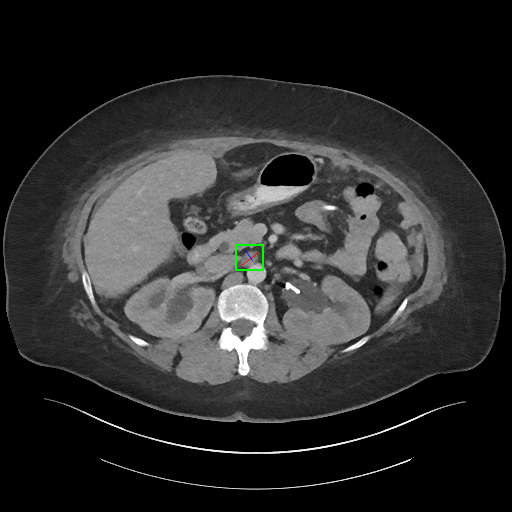
#> input picture data/phantoms/004001_01_01_066.png, 512 x 512 px, found by its file name
$ python profiler.py
#> lines starting #> are read from the running program, lines starting #| are printed output that depends on the picture
### python-scripts/filtbackproj_multicore_full_parallelization.py
import numpy as np
import matplotlib.pyplot as plt
from PIL import Image, ImageChops
from scipy.fftpack import fft, fftshift, ifft
import time

from joblib import Parallel, delayed
# import multiprocessing


# [6 lines left out: function dummyImg, not called in this run]


def padImage(img):
    N0, N1 = img.size
    lenDiag = int(np.ceil(np.sqrt(N0**2 + N1**2)))
    imgPad = Image.new('L', (lenDiag, lenDiag))
    c0, c1 = int(round((lenDiag - N0) / 2)), int(round((lenDiag - N1) / 2))
    imgPad.paste(img, (c0, c1))
    return imgPad, c0, c1


def _single_proj(img_arr, angle_deg):
    # rotate using NumPy/OpenCV-like transformation
    img_rot = Image.fromarray(img_arr).rotate(90 - angle_deg, resample=Image.BICUBIC)
    # print(f"Single projection: {angle_deg} degree")
    return np.sum(np.array(img_rot), axis=0)


def getProj(img, theta, n_jobs=None, show_progress=False):
    """
    Parallel Radon projection.
    """
    numAngles = len(theta)
    img_arr = np.array(img)

    # Parallel processing
    results = Parallel(n_jobs=n_jobs, prefer="threads")(
        delayed(_single_proj)(img_arr, theta[n]) for n in range(numAngles)
    )

    sinogram = np.stack(results, axis=1)
    return sinogram


# [70 lines left out: functions arange2, _filter_single_angle, projFilter, _backproj_single_angle, backproject, not called in this run]


# [42 lines that do not run on import are left out]

### python-scripts/profiler.py
import cProfile
import pstats
import io
from filtbackproj_multicore_full_parallelization import *

import pandas as pd

def profile_to_dataframe(func, *args, **kwargs):
    """Profile function and return results as DataFrame"""
    pr = cProfile.Profile()
    pr.enable()
    result = func(*args, **kwargs)
    pr.disable()

    # Capture stats to string
    s = io.StringIO()
    ps = pstats.Stats(pr, stream=s)
    ps.sort_stats('cumulative')
    ps.print_stats()

    # Parse the output (simplified)
    lines = s.getvalue().split('\n')
    data = []

    # Find the data section
    start_parsing = False
    for line in lines:
        if 'ncalls' in line and 'tottime' in line:
            start_parsing = True
            continue
        if start_parsing and line.strip() and not line.startswith(' '):
            break
        if start_parsing and line.strip():
            parts = line.split()
            if len(parts) >= 6:
                data.append({
                    'ncalls': parts[0],
                    'tottime': float(parts[1]) if parts[1].replace('.','').isdigit() else parts[1],
                    'percall': float(parts[2]) if parts[2].replace('.','').isdigit() else parts[2],
                    'cumtime': float(parts[3]) if parts[3].replace('.','').isdigit() else parts[3],
                    'percall2': float(parts[4]) if parts[4].replace('.','').isdigit() else parts[4],
                    'filename': ' '.join(parts[5:])
                })

    return pd.DataFrame(data), result


if __name__ == '__main__':
    # Number of core
    n_cores = 8

    # Load image
    myImg = '004001_01_01_066'
    myImgPath = Image.open(f'data/phantoms/{myImg}.png').convert('L')
    myImgPad, c0, c1 = padImage(myImgPath)
#> in padImage, `imgPad = Image.new('L', (lenDiag, lenDiag))`: imgPad: PIL image 725x725 L; every value is 0
#> in padImage, `imgPad.paste(img, (c0, c1))`:
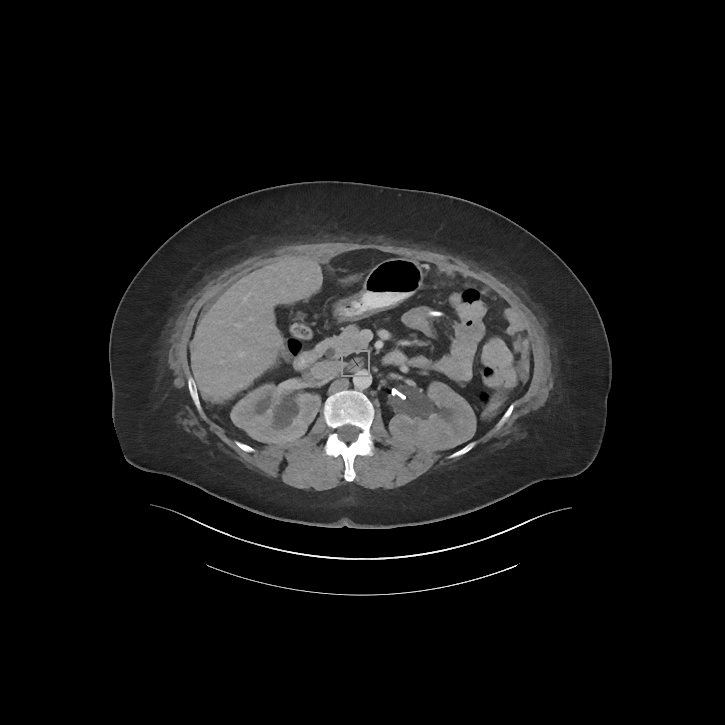
#> imgPad: PIL image 725x725 L; min 0, max 255, mean 21.9
#> c0 = 106; c1 = 106
    theta = np.arange(0, 361, 1)

    # Profile each function
    print("Profiling getProj...")
    getproj_df, mySino = profile_to_dataframe(getProj, myImgPad, theta)
#> in _single_proj (call 36), `img_rot = Image.fromarray(img_arr).rotate(90 - angle_deg, resample=Ima..`:
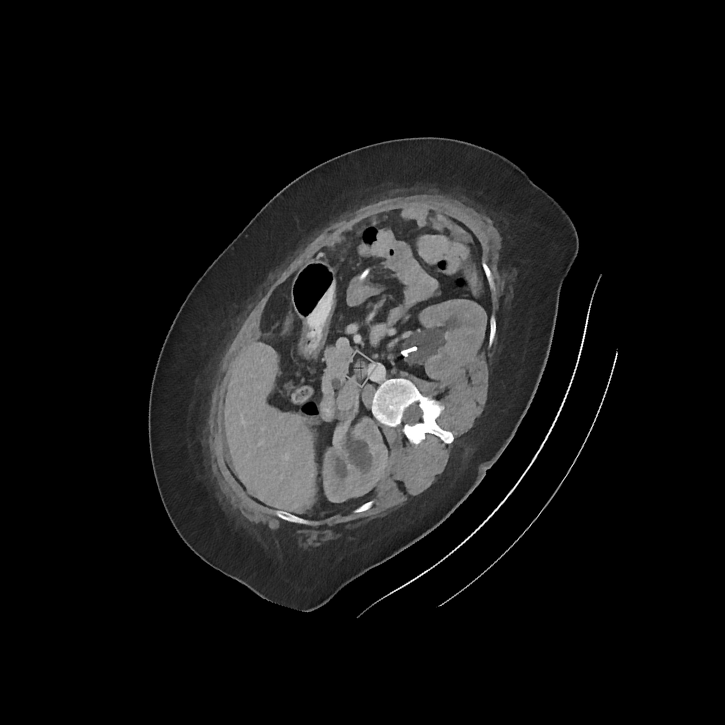
#> img_rot: PIL image 725x725 L; min 0, max 255, mean 21.8
#> in _single_proj (call 37), `img_rot = Image.fromarray(img_arr).rotate(90 - angle_deg, resample=Ima..`:
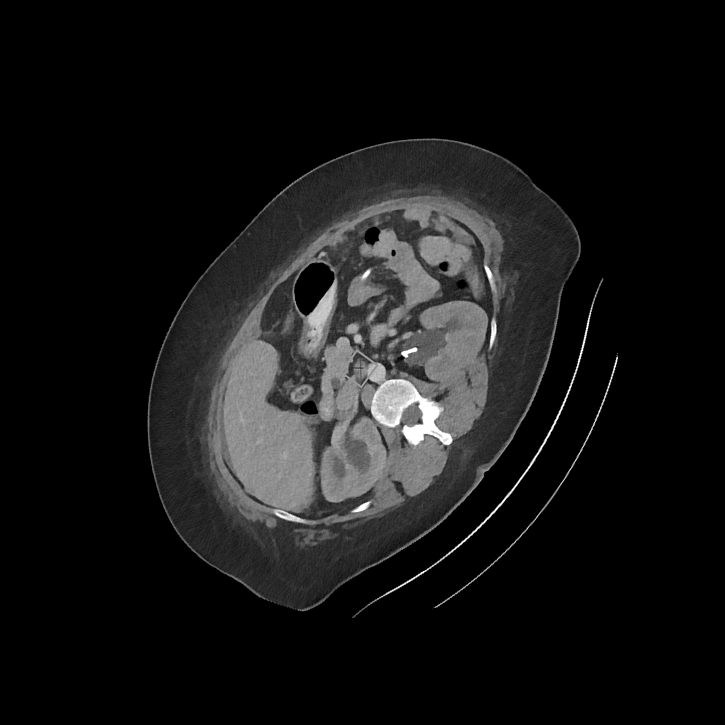
#> img_rot: PIL image 725x725 L; min 0, max 255, mean 21.8
#> in _single_proj (call 38), `img_rot = Image.fromarray(img_arr).rotate(90 - angle_deg, resample=Ima..`:
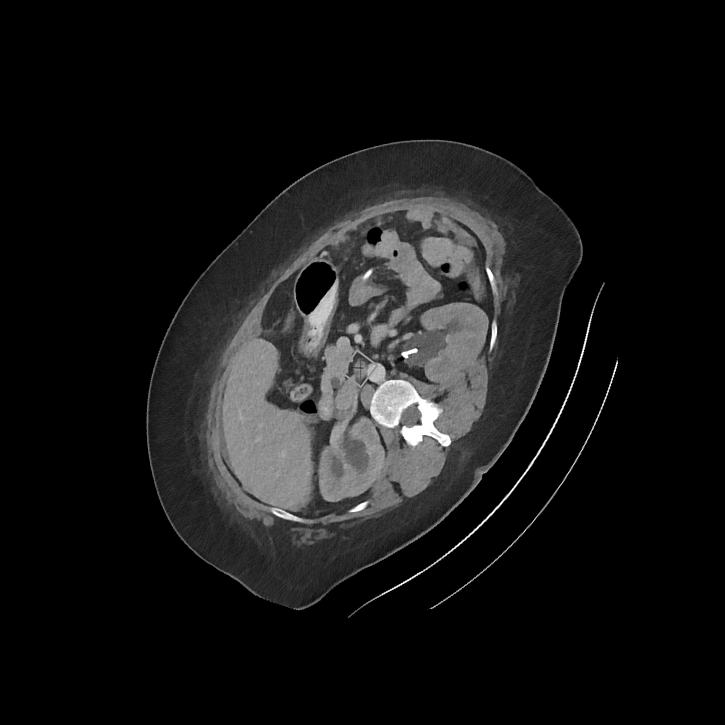
#> img_rot: PIL image 725x725 L; min 0, max 255, mean 21.8
#> in _single_proj (call 39), `img_rot = Image.fromarray(img_arr).rotate(90 - angle_deg, resample=Ima..`:
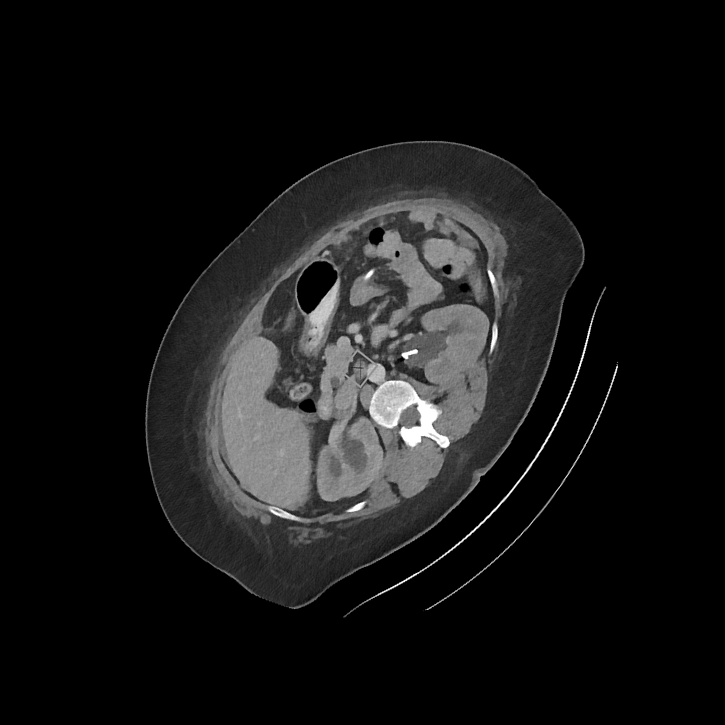
#> img_rot: PIL image 725x725 L; min 0, max 255, mean 21.8
#> in _single_proj (call 40), `img_rot = Image.fromarray(img_arr).rotate(90 - angle_deg, resample=Ima..`:
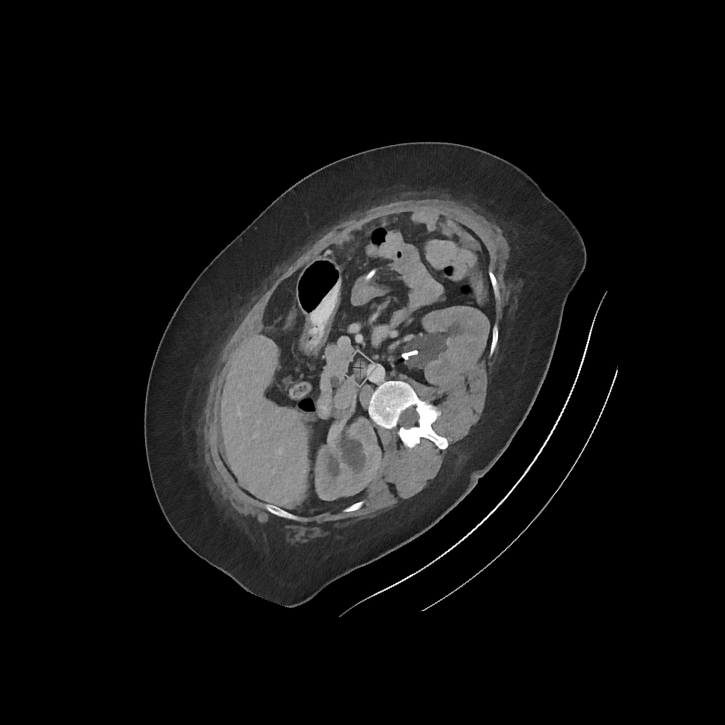
#> img_rot: PIL image 725x725 L; min 0, max 255, mean 21.8
#> in getProj, `results = Parallel(n_jobs=n_jobs, prefer="threads")( delayed(_single_p..`: results = 361 items
#> in getProj, `sinogram = np.stack(results, axis=1)`:
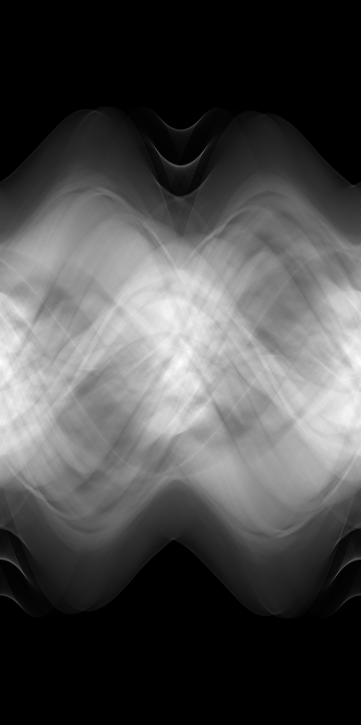
#> sinogram: shape (725, 361) uint64; min 0, max 53449, mean 15789.8; drawn with min black and max white
#> getproj_df = table of 93 rows and 6 columns

    print("Profiling projFilter...")
#> (the run stopped early here; a loop or call above may not have finished)

$ run again, with data/phantoms/OIP.png copied over data/phantoms/004001_01_01_066.png
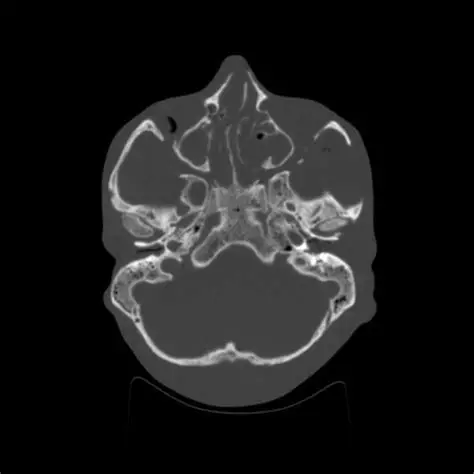
#> input picture data/phantoms/OIP.png, 474 x 474 px, found by its file name
#> `myImgPad, c0, c1 = padImage(myImgPath)`: c0 = 98
#> in _single_proj (call 39), `img_rot = Image.fromarray(img_arr).rotate(90 - angle_deg, resample=Ima..`:
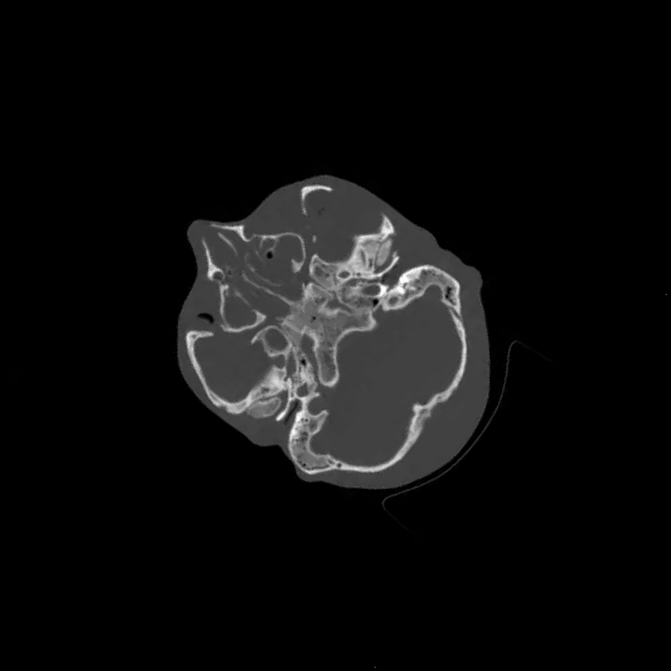
#> img_rot: PIL image 671x671 L; min 0, max 255, mean 13.9
#> results = 361 items
#> in getProj, `sinogram = np.stack(results, axis=1)`:
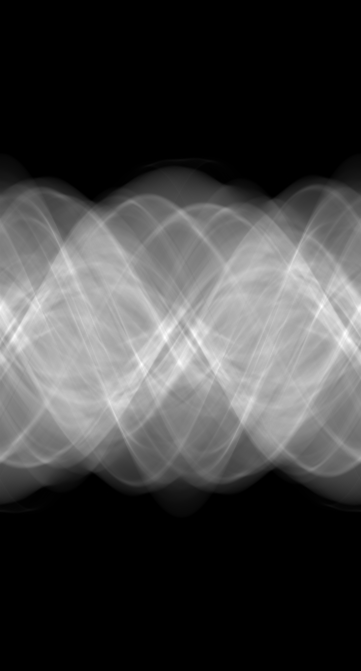
#> sinogram: shape (671, 361) uint64; min 0, max 36627, mean 9303.3; drawn with min black and max white
#> getproj_df = table of 90 rows and 6 columns
